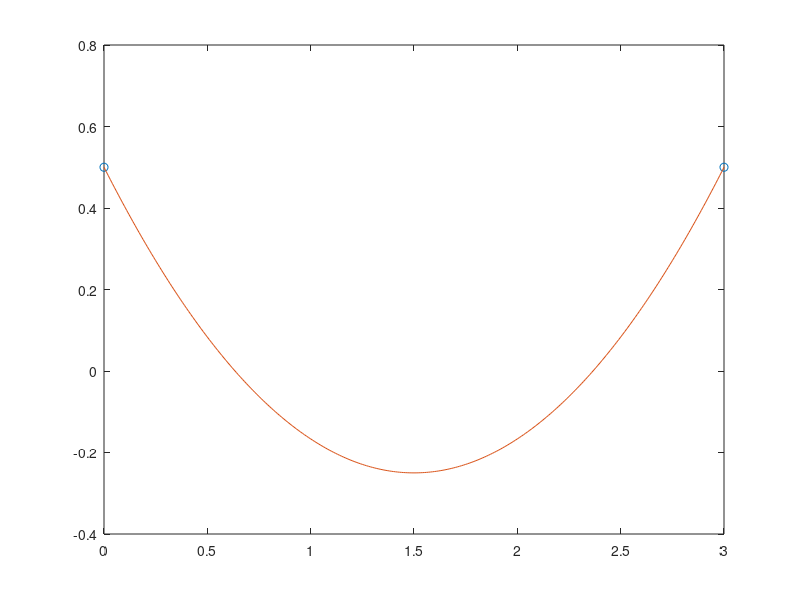

This chart was generated by the following MATLAB code: (Note: this script raises an error after producing the figure.)
t = [0,3];
y = [.5, .5];
cy = spline(t,[-1 y 1]);
xx = 0:0.01:3;
plot(t,y,'o',xx,ppval(cy,xx),'-');
der = fnder(cs,1);
ppval(der,3)
t = [0,3];
x = [0.3, 1];
cx = spline(t,[0.3 x -1]);
xx2 = 0:0.01:3.5;
plot(t,x,'o',xx,ppval(cx,xx),'-');
plot(ppval(cx,xx2),ppval(cy,xx2))
hold on 
plot(ppval(cx,xx),ppval(cy,xx))

x = 0.5:0.005:1;
x = x';
y = 0.5*ones(length(x),1);
ytmp = y;


tp = linspace(this.t,this.t+t_flight,115);
y = ppval(y_path,tp);
x = ppval(x_path,tp);
th = ppval(th_path,tp);
Qtest = [];
Q3 = q;
tic
for i = 1:length(x)
    if i == 1
        Qtest(:,i) = n_link_invKin(x(i),y(i),th(i),[1;1;.5],Q3);
    else
        Qtest(:,i) = n_link_invKin(x(i),y(i),th(i),[1;1;.5],Qtest(:,i-1));
    end
end
toc
n_link_ball_animate(linspace(0,5,length(x)),[Qtest;zeros(2,length(x))]',this.L,this.r,this.d)


x = 0:10; 
y1 = sin(x); 
y2 = 2*sin(x);
y = [y1;y2]';
xi =3; 
yi = interp1(x,y,xi) 